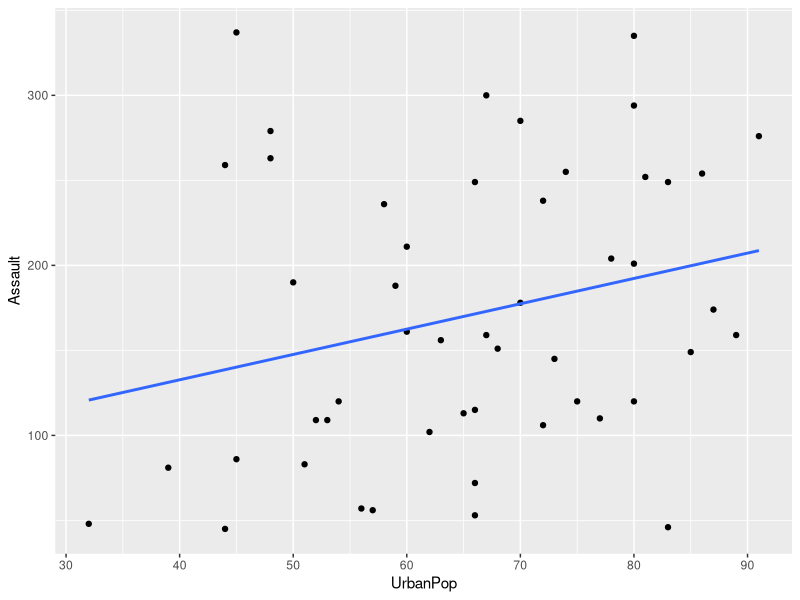

This chart was generated by the following R code:
data("USArrests")
View(USArrests)

library("ggplot2")

regressionModel <- lm(Assault ~ UrbanPop, USArrests)
summary(regressionModel)

graphAssaults <-ggplot(USArrests, aes(x=UrbanPop, y=Assault)) +
  geom_point() +
geom_smooth(method=lm, se=FALSE)

graphAssaults
